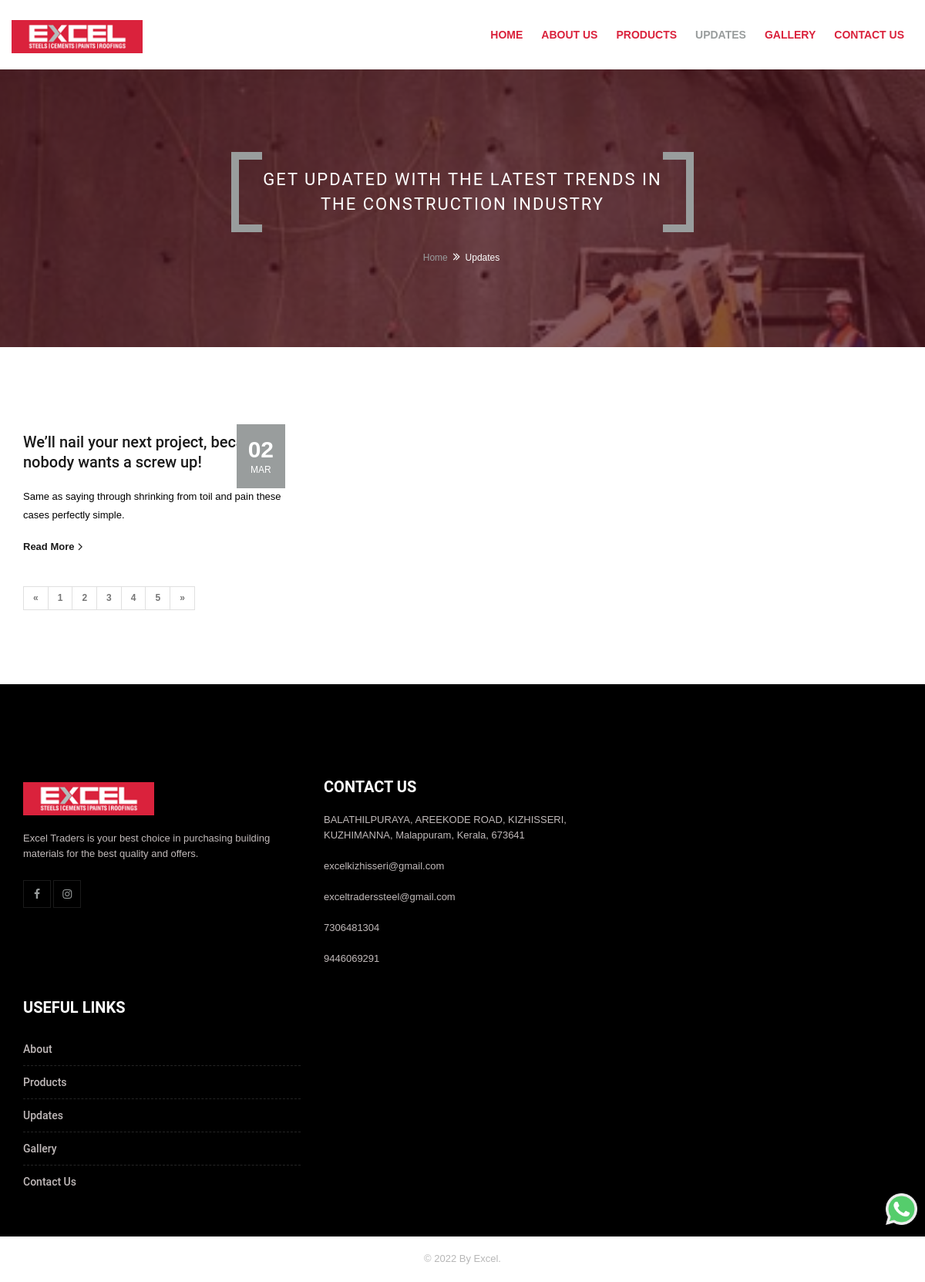
Screenshot of /blog/ with the database file from the repository.
### web/models.py (models this page shows, shortened)
class Update(models.Model):
    title=models.CharField(max_length=225)
    summary=models.CharField(max_length=500)
    date=models.DateField()
    image=VersatileImageField('Image',upload_to='updates/',ppoi_field='ppoi' )
    ppoi = PPOIField('Image PPOI')
    content=HTMLField(blank=True, null=True)
    slug=models.SlugField(unique=True)

### web/views.py (the view)
# urls.py: path('blog/', views.blog,name='blog'),
def blog(request):
    updates=Update.objects.all()
    context = {
        "is_blog" : True,
        'updates':updates
    }
    return render(request,'web/blog.html',context)

### templates/web/blog.html (shortened to what this page needs)
{% extends 'web/base.html' %}
{% load static %}
{% block content %}
        <div class="page-content">
            <div class="mt-bnr-inr overlay-wraper bg-parallax bg-top-center"  data-stellar-background-ratio="0.5"  style="background-image:url({% static 'web/images/banner/3.jpg' %});">
            	<div class="overlay-main bg-black opacity-07"></div>
                <div class="container">
                    <div class="mt-bnr-inr-entry">
                    	<div class="banner-title-outer">
                        	<div class="banner-title-name">
                        		<h2 class="m-b0">Get updated with the latest trends in the construction industry</h2>
                            </div>
                        </div>
                            <div>
                                <ul class="mt-breadcrumb breadcrumb-style-2">
                                    <li><a href="#">Home</a></li>
                                    <li>Updates</li>
                                </ul>
                            </div>
                    </div>
                </div>
            </div>
            <div class="section-full p-tb80 bg-white inner-page-padding">
                <div class="container">
                    <div class="portfolio-wrap mfp-gallery news-grid clearfix row ">
                        {% for update in updates %}
                        <div class="masonry-item  col-lg-4 col-md-4 col-sm-6">
								<div class="blog-post blog date-style-2">
                                    <div class="mt-post-info p-t30">
                                        <div class="mt-post-title ">
                                            <h4 class="post-title"><a href="javascript:void(0);">{{update.title}}</a></h4>
                                        </div>
                                        <div class="mt-post-meta ">
                                            <ul>
                                                <li class="post-date"> <strong>{{update.date|date:"d"}}</strong> <span>{{update.date|date:"M"}}</span> </li>
                                            </ul>
                                        </div>
                                        <div class="mt-post-text">
                                            <p>{{update.summary}}</p>
                                        </div>
                                        <div class="clearfix">
                                            <div class="mt-post-readmore pull-left">
                                                 <a href="{% url 'web:blogDetails' update.slug %}" title="READ MORE" rel="bookmark" class="site-button-link">Read More<i class="fa fa-angle-right arrow-animation"></i></a>
                                            </div>
                                        </div>
                                    </div>
                                </div>
                        </div>
                        {% endfor %}
                    </div>
                    <ul class="pagination m-tb0">
                       <li><a href="#">«</a></li>
                       <li><a href="#">1</a></li>
                       <li><a href="#">2</a></li>
                       <li><a href="#">3</a></li>
                       <li><a href="#">4</a></li>
                       <li><a href="#">5</a></li>
                       <li><a href="#">»</a></li>
                    </ul>
                </div>
            </div>
        </div>
           {% endblock %}

### templates/web/base.html (shortened to what this page needs)
{% load static %}
<!DOCTYPE html>
<html lang="en">
<head>
    <link rel="stylesheet" type="text/css" href="{% static 'web/css/bootstrap.min.css' %}">
    <link rel="stylesheet" type="text/css" href="{% static 'web/css/fontawesome/css/font-awesome.min.css' %}" />
    <link rel="stylesheet" type="text/css" href="{% static 'web/css/owl.carousel.min.css' %}">
    <link rel="stylesheet" type="text/css" href="{% static 'web/css/magnific-popup.min.css' %}">
    <link rel="stylesheet" type="text/css" href="{% static 'web/css/loader.min.css' %}">
    <link rel="stylesheet" type="text/css" href="{% static 'web/css/flaticon.min.css' %}">
    <link rel="stylesheet" type="text/css" href="{% static 'web/css/style.css' %}">
    <link rel="stylesheet" class="skin" type="text/css" href="{% static 'web/css/skin/skin-1.css' %}">
    <link rel="stylesheet" type="text/css" href="{% static 'web/css/switcher.css' %}">
    <link rel="stylesheet" type="text/css" href="{% static 'web/plugins/revolution/revolution/css/settings.css' %}">
    <link rel="stylesheet" type="text/css" href="{% static 'web/plugins/revolution/revolution/css/navigation.css' %}">
</head>
<body>
    {% include 'web/partials/header.html' %}
    {% block content %}
    {% endblock %}
    {% include 'web/partials/footer.html' %}
    <a href="https://wa.me/917306481304" class="whatsapp" target="blank">
        <img src="{% static 'web/images/whatsapp.png' %}" alt="whatsapp">
    </a>
</body>
</html>

### templates/web/partials/header.html (shortened to what this page needs)
{% load static %}
 <header class="site-header header-style-1">
    <div class="sticky-header main-bar-wraper">
        <div class="main-bar bg-white">
            <div class="container">
                <div class="logo-header">
                    <div class="logo-header-inner logo-header-one">
                        <a href="#">
                            <img src="{% static 'web/images/logo.png' %}" alt="" />                        </a>
                    </div>
                </div>
                    <div class="header-nav navbar-collapse collapse">
                        <ul class=" nav navbar-nav">
                            <li class="{% if is_index %} active {% endif %}">
                                <a href="{% url 'web:index' %}">Home</a>
                            </li>
                            <li class="{% if is_about %} active {% endif %}">
                                <a href="{% url 'web:about' %}">About us</a>
                            </li>
                            <li class="{% if is_product %} active {% endif %}">
                                <a href="{% url 'web:products' %}">Products</a>
                            </li>
                            <li class="{% if is_blog %} active {% endif %}">
                                <a href="{% url 'web:blog' %}">Updates</a>
                            </li>
                            <li class="{% if is_gallery %} active {% endif %}">
                                <a href="{% url 'web:gallery' %}">Gallery</a>
                            </li>
                            <li class="{% if is_contact %} active {% endif %}">
                                <a href="{% url 'web:contact' %}">Contact US</a>
                            </li>
                        </ul>
                    </div>
            </div>
        </div>
    </div>
</header>

### templates/web/partials/footer.html (shortened to what this page needs)
{% load static %}
        <footer class="site-footer footer-large  footer-dark	footer-wide">
 <div class="footer-top overlay-wraper">
    <div class="overlay-main"></div>
    <div class="container">
        <div class="row">
            <div class="col-lg-4 col-md-4 col-sm-12">
                <div class="widget widget_about">
                    <div class="logo-footer clearfix p-b15">
                        <a href="#"><img src="{% static 'web/images/logo.png' %}" alt=""></a>
                    </div>
                    <p class="max-w400">Excel Traders is your best choice in purchasing building materials for the best quality and offers.</p>
                    <ul class="social-icons  mt-social-links">
                        <li><a href="https://www.facebook.com/search/top?q=excel%20steels%20and%20cements" class="fa fa-facebook"></a></li>
                        <li><a href="https://www.instagram.com/excelsteelscements/?utm_medium=copy_link" class="fa fa-instagram"></a></li>
                     </ul>
                </div>
            </div>
            <div class="col-lg-4 col-md-4 col-sm-12">
                <div class="widget widget_address_outer">
                    <h4 class="widget-title">Contact Us</h4>
                    <ul class="widget_address">
                        <li>BALATHILPURAYA, AREEKODE ROAD, KIZHISSERI, KUZHIMANNA, Malappuram, Kerala, 673641</li>
                        <li>excelkizhisseri@gmail.com</li>
                        <li>exceltraderssteel@gmail.com</li>
                        <li><a class="contact-color" href="tel:+917306481304">7306481304</a></li>
                        <li><a class="contact-color" href="tel:+919446069291">9446069291</a></li>
                    </ul>
                </div>
            </div>
            <div class="col-lg-4 col-md-4 col-sm-12 footer-col-3">
                <div class="widget widget_services inline-links">
                    <h4 class="widget-title">Useful links</h4>
                    <ul>
                        <li><a href="/about/">About</a></li>
                        <li><a href="/products/">Products</a></li>
                        <li><a href="/blog/">Updates</a></li>
                        <li><a href="/gallery/">Gallery</a></li>
                        <li><a href="contact.html">Contact Us</a></li>
                    </ul>
                </div>
            </div>
        </div>
    </div>
</div>
<div class="footer-bottom overlay-wraper">
    <div class="overlay-main"></div>
    <div class="container">
        <div class="row">
            <div class="mt-footer-bot-center">
                <span class="copyrights-text">© 2022 By Excel.</span>
            </div>
        </div>
    </div>
</div>
</footer>

### rows the page displays
Update: title "We’ll nail your next project, because nobody wants a screw up!", date "02", date "MAR", summary "Same as saying through shrinking from toil and pain these cases perfectly simple."
